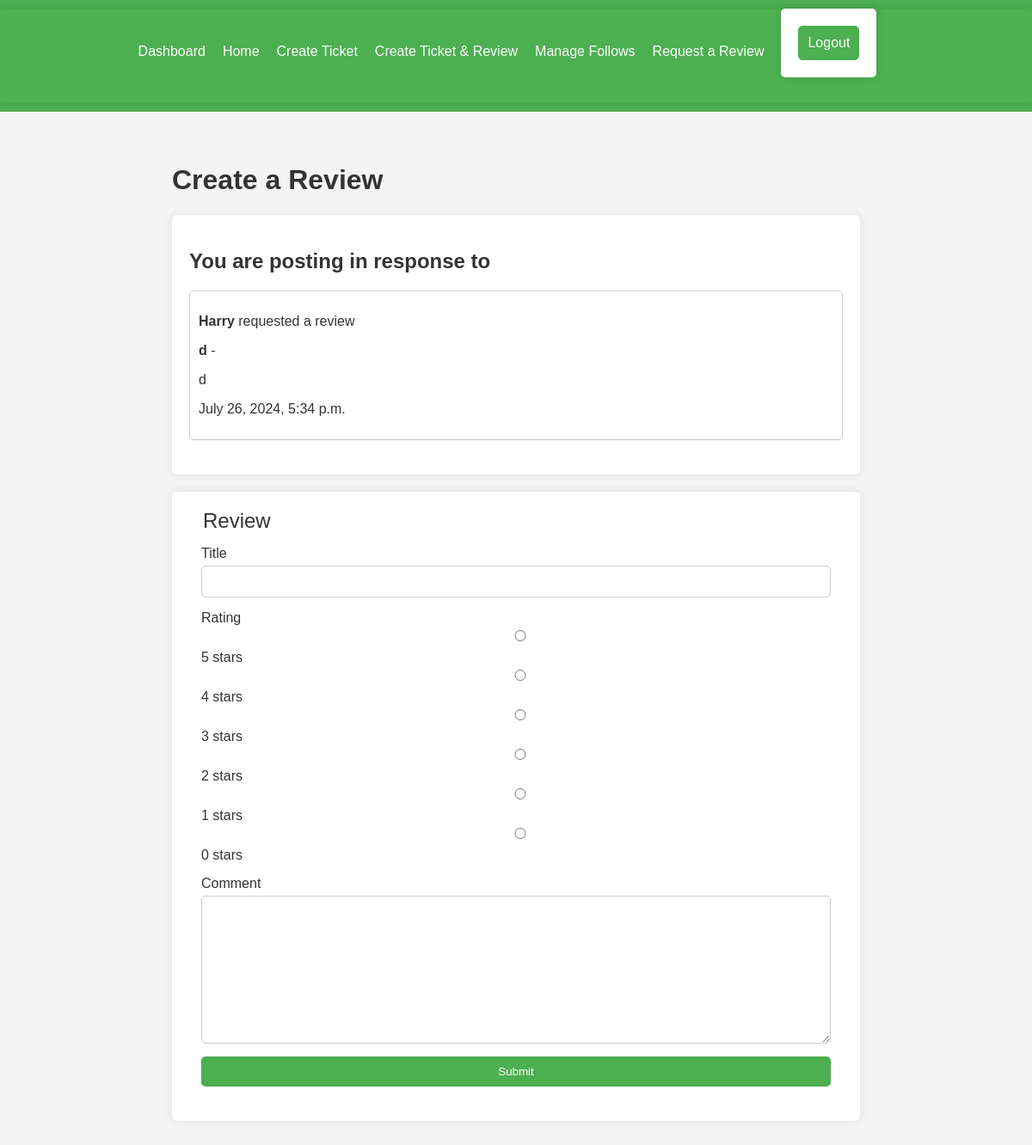
Page /create_review/33/ (signed in) on the committed database.
### myapp/models.py (models this page shows, shortened)
class Ticket(models.Model):
    title = models.CharField(max_length=128)
    description = models.TextField(max_length=2048, blank=True)
    user = models.ForeignKey(to=settings.AUTH_USER_MODEL, on_delete=models.CASCADE)
    image = models.ImageField(upload_to="tickets/", null=True, blank=True)
    time_created = models.DateTimeField(auto_now_add=True)

### myapp/views.py (the view)
# urls.py: path("create_review/<int:ticket_id>/", views.create_review, name="create_review"),
@login_required
def create_review(request, ticket_id):
    ticket = get_object_or_404(Ticket, pk=ticket_id)
    if request.method == "POST":
        form = ReviewForm(request.POST)
        if form.is_valid():
            review = form.save(commit=False)
            review.ticket = ticket  # Link the review to the specified ticket
            review.user = request.user
            review.save()
            return redirect("myapp:feed")
    else:
        form = ReviewForm()
    return render(request, "create_review.html", {"form": form, "ticket": ticket})

### myapp/forms.py
class ReviewForm(forms.ModelForm):
    RATING_CHOICES = [
        (1, "1"),
        (2, "2"),
        (3, "3"),
        (4, "4"),
        (5, "5"),
    ]
    rating = forms.ChoiceField(
        choices=RATING_CHOICES, widget=forms.RadioSelect(attrs={"class": "star"})
    )
    class Meta:
        model = Review
        fields = ["rating", "headline", "body"]
        widgets = {
            "headline": forms.TextInput(attrs={"class": "form-control"}),
            "body": forms.Textarea(attrs={"class": "form-control"}),
        }

### myapp/context_processors.py (called while the page is built)
def media_url(request):
    return {"media_url": settings.MEDIA_URL}

### myapp/templates/create_review.html (shortened to what this page needs)
{% extends 'base.html' %}
{% block content %}
<h1>Create a Review</h1>
<div class="ticket-details">
    <h2>You are posting in response to</h2>
    <div class="ticket">
        <p><strong>{{ ticket.user.username }}</strong> requested a review</p>
        <p><strong>{{ ticket.title }}</strong> - {{ ticket.author }}</p>
        <p>{{ ticket.description }}</p>
        <p>{{ ticket.time_created }}</p>
    </div>
</div>
<form method="post">
    <fieldset>
        <legend>Review</legend>
        <div class="form-group">
            <label for="id_headline">Title</label>
            {{ form.headline }}
        </div>
        <div class="form-group">
            <label for="id_rating">Rating</label>
            <div class="star-rating">
                {% for i in "543210" %}
                    <input type="radio" id="star{{ i }}" name="rating" value="{{ i }}">
                    <label for="star{{ i }}" title="{{ i }} stars">{{ i }} stars</label>
                {% endfor %}
            </div>
        </div>
        <div class="form-group">
            <label for="id_body">Comment</label>
            {{ form.body }}
        </div>
        <button type="submit">Submit</button>
    </fieldset>
</form>
{% endblock %}

### static/css/style.css (style rules this page uses)
body { font-family: Arial, sans-serif; background-color: #f4f4f4; margin: 0; padding: 0; color: #333; }
form { background-color: white; padding: 20px; border-radius: 5px; box-shadow: 0 0 10px rgba(0, 0, 0, 0.1); margin-bottom: 20px; }
fieldset { border: none; }
legend { font-size: 1.5em; margin-bottom: 10px; }
.form-group { margin-bottom: 15px; }
.form-group label { display: block; margin-bottom: 5px; }
form input, form textarea, form button, form select { display: block; width: 100%; margin-bottom: 10px; padding: 10px; border: 1px solid #ccc; border-radius: 5px; box-sizing: border-box; }
form button { background-color: #4CAF50; color: white; border: none; cursor: pointer; transition: background-color 0.3s; }
h1, h2 { color: #333; }
.ticket-details { background-color: white; padding: 20px; border-radius: 5px; box-shadow: 0 0 10px rgba(0, 0, 0, 0.1); margin-bottom: 20px; }
.ticket { padding: 10px; border: 1px solid #ccc; border-radius: 5px; margin-bottom: 20px; }

### rows in the picture
Ticket: user.username "Harry", title "d", description "d", time_created "July 26, 2024, 5:34 p.m."

### other values in the picture
{{ i }} "5" "4" "3" "2" "1" "0"
